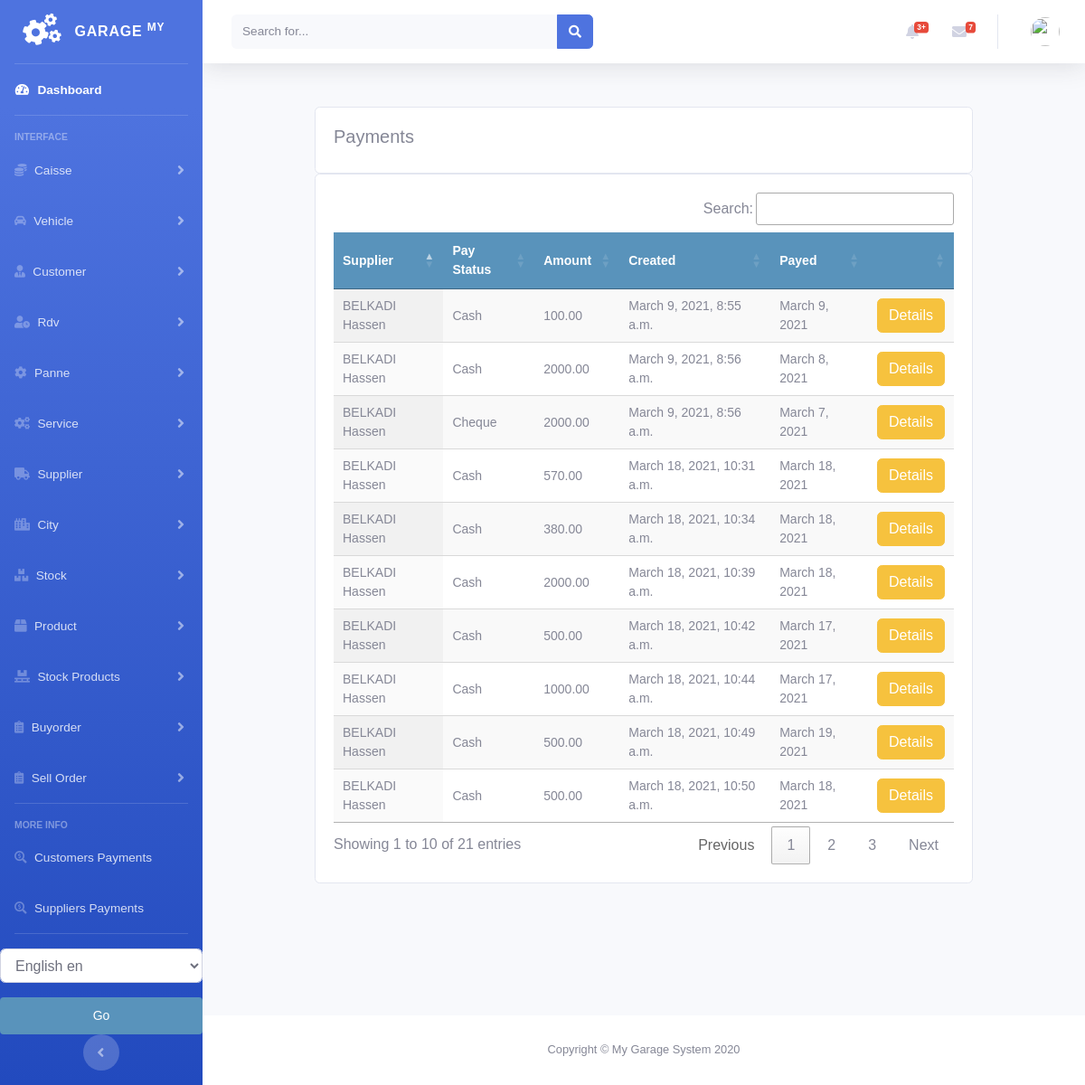
/payments/supplier_payment_list, run on the app's committed database.
### payments/models.py (models this page shows)
class BuyOrderPayment(models.Model):
    order = models.ForeignKey(BuyOrder, on_delete=models.CASCADE, blank=True, null=True)
    supplier = models.ForeignKey(Supplier, on_delete=models.CASCADE)
    user = models.IntegerField(default=0)
    amount = models.DecimalField(max_digits=10, decimal_places=2)
    created = models.DateTimeField(auto_now_add=True)
    pay_date = models.DateField(null=True, blank=True)
    pay_type = (
        ('Cash', 'Cash'),
        ('Cheque', 'Cheque'),
        ('Versement', 'Versement'),
    )
    pay_status = models.CharField(max_length=9, choices=pay_type, blank=True, default="Cash")

### supplier/models.py (models this page shows)
class Supplier(models.Model):
    firstname = models.CharField(max_length=250, null=True)
    lastname = models.CharField(max_length=250, null=True)
    address = models.CharField(max_length=200, null=True)
    phone = models.CharField(max_length=200, null=True)
    email = models.EmailField(null=True)
    date_created = models.DateTimeField(auto_now_add=True, null=True)
    date_joined = models.DateField(null=True)
    credit = models.DecimalField(max_digits=10, decimal_places=2, null=True, default=0.0)
    def __str__(self):
        return self.firstname + " " + self.lastname

### payments/views.py (the view)
# urls.py: path('supplier_payment_list', views.supplier_payment_list, name='supplier_payment_list'),
def supplier_payment_list(request):
    supplierpayments = BuyOrderPayment.objects.all()
    context = {
        "supplierpayments": supplierpayments
    }
    return render(request, 'payments/supplier/payment_list.html', context)

### payments/templates/payments/supplier/payment_list.html (shortened to what this page needs)
{% extends 'home.html' %}
{% load static %}
{% load i18n %}
{% block content %}
<br>
<div class="container">
    <div class="row">
        <div class="col-md">
            <div class="card card-body">
                <h5>{% trans "Payments" %}</h5>
            </div>
            <div class="card card-body">
                <table id="table_id" class="display text-center">
                    <thead>
                    <tr>
                        <th>{% trans "Supplier" %}</th>
                        <th>{% trans "Pay Status" %}</th>
                        <th>{% trans "Amount" %}</th>
                        <th>{% trans "Created" %}</th>
                        <th>{% trans "Payed" %}</th>
                        <th></th>
                    </tr>
                    </thead>
                    <tbody>
                    {% for payment in supplierpayments %}
                    <tr>
                        <td>
                            {{payment.supplier}}
                        </td>
                        <td>
                            {{payment.pay_status}}
                        </td>
                        <td>
                            {{payment.amount}}
                        </td>
                        <td>
                            {{payment.created}}
                        </td>
                        <td>
                            {{payment.pay_date}}
                        </td>
                        <td>
                            {% if payment.order.id %}
                            <a class="btn btn-warning " href="{% url 'buyorder:buyorder_details' payment.order.id %}">{% trans "Details" %}</a>
                            {% endif %}
                        </td>
                    </tr>
                    {% endfor %}
                    </tbody>
                </table>
            </div>
        </div>
    </div>
</div>
{% endblock %}
{% block jsscript %}
<link rel="stylesheet" type="text/css" href="https://cdn.datatables.net/1.10.22/css/jquery.dataTables.css">
<link rel="stylesheet" type="text/css" href="https://cdn.datatables.net/buttons/1.6.5/css/buttons.dataTables.min.css">
{% endblock %}

### static/css/main.css (style rules this page uses)
body { margin:0; padding:0; font-family:helvetica, sans-serif; }
h1, h2, h3, h4, h5 , h6 { font-family: 'Ubuntu', sans-serif; font-weight:normal; }
table { width:100%; border-spacing:0; border-collapse: collapse; }
table th, table td { text-align:left; font-size:14px; padding:10px; margin:0; }
tbody tr:nth-child(odd) { background:#efefef; }
thead th, tbody tr.total { background:#5993bb; color:#fff; font-weight:bold; }

### data on the page
BuyOrderPayment: supplier "BELKADI Hassen", pay_status "Cash", amount "100.00", created "March 9, 2021, 8:55 a.m.", pay_date "March 9, 2021"
BuyOrderPayment: supplier "BELKADI Hassen", pay_status "Cash", amount "2000.00", created "March 9, 2021, 8:56 a.m.", pay_date "March 8, 2021"
BuyOrderPayment: supplier "BELKADI Hassen", pay_status "Cheque", amount "2000.00", created "March 9, 2021, 8:56 a.m.", pay_date "March 7, 2021"
BuyOrderPayment: supplier "BELKADI Hassen", pay_status "Cash", amount "570.00", created "March 18, 2021, 10:31 a.m.", pay_date "March 18, 2021"
BuyOrderPayment: supplier "BELKADI Hassen", pay_status "Cash", amount "380.00", created "March 18, 2021, 10:34 a.m.", pay_date "March 18, 2021"
BuyOrderPayment: supplier "BELKADI Hassen", pay_status "Cash", amount "2000.00", created "March 18, 2021, 10:39 a.m.", pay_date "March 18, 2021"
BuyOrderPayment: supplier "BELKADI Hassen", pay_status "Cash", amount "500.00", created "March 18, 2021, 10:42 a.m.", pay_date "March 17, 2021"
BuyOrderPayment: supplier "BELKADI Hassen", pay_status "Cash", amount "1000.00", created "March 18, 2021, 10:44 a.m.", pay_date "March 17, 2021"
BuyOrderPayment: supplier "BELKADI Hassen", pay_status "Cash", amount "500.00", created "March 18, 2021, 10:49 a.m.", pay_date "March 19, 2021"
BuyOrderPayment: supplier "BELKADI Hassen", pay_status "Cash", amount "500.00", created "March 18, 2021, 10:50 a.m.", pay_date "March 18, 2021"
